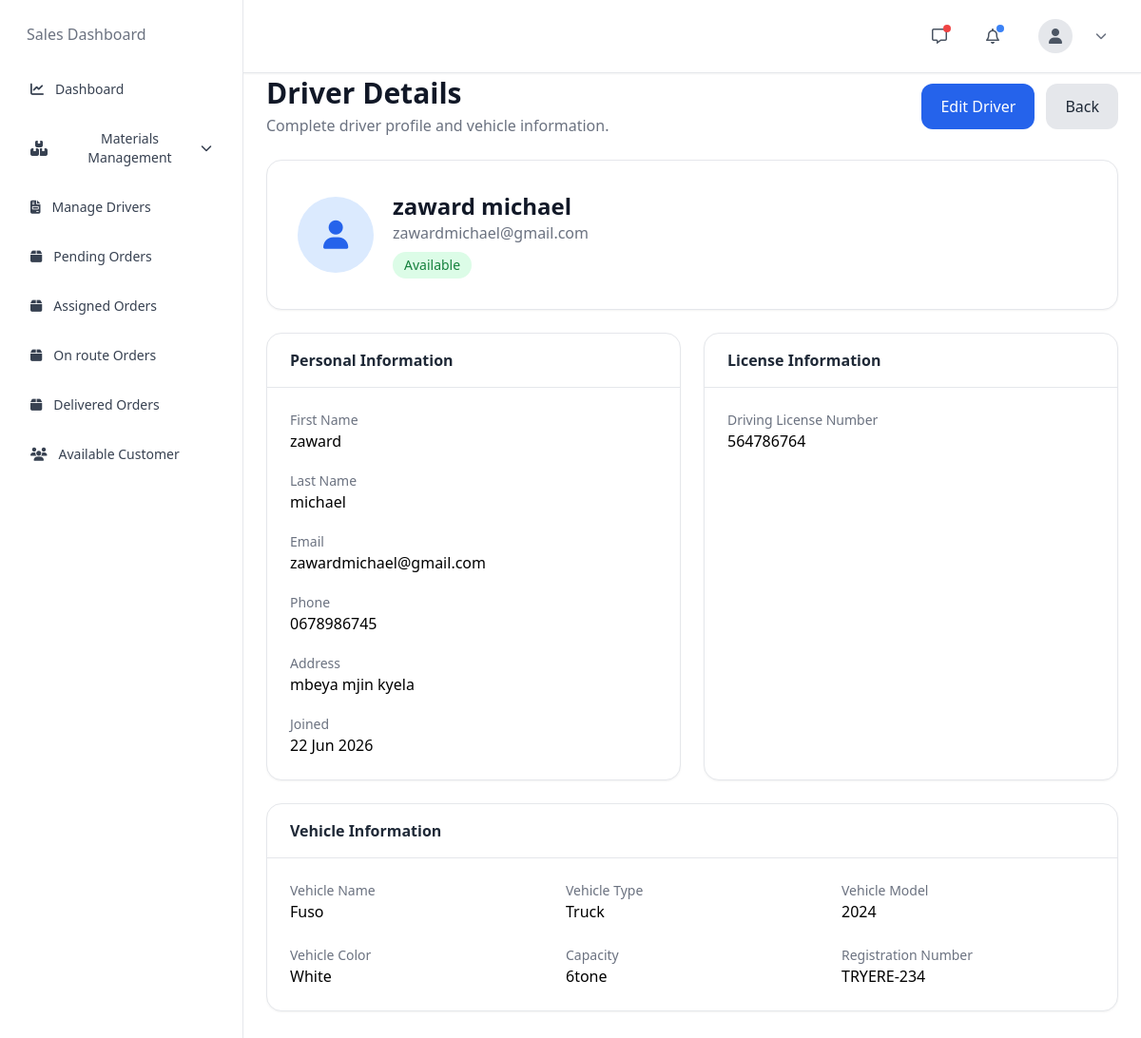
The page /drivers/7/ on the database its author committed.
### accounts/models.py (models this page shows)
class User(AbstractUser):
    username = None
    email = models.EmailField(unique=True)
    first_name = models.CharField(max_length=150)
    last_name = models.CharField(max_length=150)
    phone = models.CharField(max_length=20, blank=True, null=True)
    ROLE_CHOICES = (
        ('ADMIN', 'Admin'),
        ('CUSTOMER', 'Customer'),
        ('DRIVER', 'Driver'),
    )
    role = models.CharField(
        max_length=20,
        choices=ROLE_CHOICES,
        default='CUSTOMER'
    )
    license_number = models.CharField(max_length=100, blank=True, null=True)
    vehicle_number = models.CharField(max_length=100, blank=True, null=True)
    vehicle_name = models.CharField(
            max_length=150,
            blank=True,
            null=True
        )
    VEHICLE_TYPES = (
        ("TRUCK", "Truck"),
        ("PICKUP", "Pickup"),
        ("TRAILER", "Trailer"),
        ("VAN", "Van"),
        ("MOTORCYCLE", "Motorcycle"),
    )
    vehicle_type = models.CharField(
        max_length=30,
        choices=VEHICLE_TYPES,
        blank=True,
        null=True
    )
    vehicle_model = models.CharField(
        max_length=100,
        blank=True,
        null=True
    )
    vehicle_color = models.CharField(
        max_length=50,
        blank=True,
        null=True
    )
    vehicle_capacity = models.CharField(
        max_length=50,
        blank=True,
        null=True,
        help_text="Example: 5 Tons"
    )
    address = models.TextField(
        blank=True,
        null=True
    )
    is_available = models.BooleanField(default=True)
    is_verified = models.BooleanField(default=False)
    created_at = models.DateTimeField(auto_now_add=True)
    USERNAME_FIELD = 'email'
    REQUIRED_FIELDS = ['first_name', 'last_name']
    objects = CustomUserManager()

### accounts/views.py (the view)
def driver_detail(request, pk):
    driver = get_object_or_404(
        User,
        id=pk,
        role="DRIVER"
    )
    return render(
        request,
        "manager/driver_detail.html",
        {
            "driver": driver
        }
    )

### templates/manager/driver_detail.html
{% extends 'manager/base.html' %}
{% block content %}
{% include 'manager/nav.html' %}
{% include 'manager/sidebar.html' %}
<div class="sm:ml-64 min-h-screen pt-20 px-6 pb-10">
    <div class="max-w-7xl mx-auto">
        <div class="flex flex-col md:flex-row md:items-center md:justify-between gap-4 mb-6">
            <div>
                <h1 class="text-3xl font-bold text-gray-900">
                    Driver Details
                </h1>
                <p class="text-gray-500 mt-1">
                    Complete driver profile and vehicle information.
                </p>
            </div>
            <div class="flex gap-3">
                <a href=""
                   class="px-5 py-3 bg-blue-600 hover:bg-blue-700 text-white rounded-xl">
                    Edit Driver
                </a>
                <a href="{% url 'driver_list' %}"
                   class="px-5 py-3 bg-gray-200 hover:bg-gray-300 text-gray-800 rounded-xl">
                    Back
                </a>
            </div>
        </div>
        <div class="bg-white border border-gray-200 rounded-2xl shadow-sm overflow-hidden mb-6">
            <div class="p-8">
                <div class="flex items-center gap-5">
                    <div class="w-20 h-20 rounded-full bg-blue-100 flex items-center justify-center">
                        <i class="fa fa-user text-3xl text-blue-600"></i>
                    </div>
                    <div>
                        <h2 class="text-2xl font-bold text-gray-900">
                            {{ driver.first_name }} {{ driver.last_name }}
                        </h2>
                        <p class="text-gray-500">
                            {{ driver.email }}
                        </p>
                        {% if driver.is_available %}
                        <span class="inline-block mt-2 px-3 py-1 bg-green-100 text-green-700 rounded-full text-sm">
                            Available
                        </span>
                        {% else %}
                        <span class="inline-block mt-2 px-3 py-1 bg-red-100 text-red-700 rounded-full text-sm">
                            Busy
                        </span>
                        {% endif %}
                    </div>
                </div>
            </div>
        </div>
        <div class="grid lg:grid-cols-2 gap-6">
            <div class="bg-white border border-gray-200 rounded-2xl shadow-sm">
                <div class="border-b px-6 py-4">
                    <h3 class="font-semibold text-gray-800">
                        Personal Information
                    </h3>
                </div>
                <div class="p-6 space-y-5">
                    <div>
                        <p class="text-sm text-gray-500">First Name</p>
                        <p class="font-medium">{{ driver.first_name }}</p>
                    </div>
                    <div>
                        <p class="text-sm text-gray-500">Last Name</p>
                        <p class="font-medium">{{ driver.last_name }}</p>
                    </div>
                    <div>
                        <p class="text-sm text-gray-500">Email</p>
                        <p class="font-medium">{{ driver.email }}</p>
                    </div>
                    <div>
                        <p class="text-sm text-gray-500">Phone</p>
                        <p class="font-medium">
                            {{ driver.phone|default:"Not Provided" }}
                        </p>
                    </div>
                    <div>
                        <p class="text-sm text-gray-500">Address</p>
                        <p class="font-medium">
                            {{ driver.address|default:"Not Provided" }}
                        </p>
                    </div>
                    <div>
                        <p class="text-sm text-gray-500">Joined</p>
                        <p class="font-medium">
                            {{ driver.created_at|date:"d M Y" }}
                        </p>
                    </div>
                </div>
            </div>
            <div class="bg-white border border-gray-200 rounded-2xl shadow-sm">
                <div class="border-b px-6 py-4">
                    <h3 class="font-semibold text-gray-800">
                        License Information
                    </h3>
                </div>
                <div class="p-6">
                    <div>
                        <p class="text-sm text-gray-500">
                            Driving License Number
                        </p>
                        <p class="font-medium">
                            {{ driver.license_number|default:"Not Provided" }}
                        </p>
                    </div>
                </div>
            </div>
        </div>
        <div class="bg-white border border-gray-200 rounded-2xl shadow-sm mt-6">
            <div class="border-b px-6 py-4">
                <h3 class="font-semibold text-gray-800">
                    Vehicle Information
                </h3>
            </div>
            <div class="p-6">
                <div class="grid md:grid-cols-3 gap-6">
                    <div>
                        <p class="text-sm text-gray-500">Vehicle Name</p>
                        <p class="font-medium">
                            {{ driver.vehicle_name|default:"Not Provided" }}
                        </p>
                    </div>
                    <div>
                        <p class="text-sm text-gray-500">Vehicle Type</p>
                        <p class="font-medium">
                            {{ driver.get_vehicle_type_display|default:"Not Provided" }}
                        </p>
                    </div>
                    <div>
                        <p class="text-sm text-gray-500">Vehicle Model</p>
                        <p class="font-medium">
                            {{ driver.vehicle_model|default:"Not Provided" }}
                        </p>
                    </div>
                    <div>
                        <p class="text-sm text-gray-500">Vehicle Color</p>
                        <p class="font-medium">
                            {{ driver.vehicle_color|default:"Not Provided" }}
                        </p>
                    </div>
                    <div>
                        <p class="text-sm text-gray-500">Capacity</p>
                        <p class="font-medium">
                            {{ driver.vehicle_capacity|default:"Not Provided" }}
                        </p>
                    </div>
                    <div>
                        <p class="text-sm text-gray-500">Registration Number</p>
                        <p class="font-medium">
                            {{ driver.vehicle_number|default:"Not Provided" }}
                        </p>
                    </div>
                </div>
            </div>
        </div>
    </div>
</div>
{% endblock %}

### rows shown on the page
User: first_name "zaward", last_name "michael", email "zawardmichael@gmail.com", phone "0678986745", address "mbeya mjin kyela", created_at "22 Jun 2026", license_number "564786764", vehicle_name "Fuso", vehicle_type "Truck", vehicle_model "2024", vehicle_color "White", vehicle_capacity "6tone", vehicle_number "TRYERE-234"
